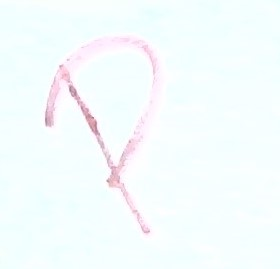
#> input picture img_p.jpg, 280 x 269 px, found by its file name
$ jupyter execute --allow-errors main.ipynb
#> lines starting #> are read from the running program, lines starting #| are printed output that depends on the picture
[cell 1]
from keras.datasets import mnist
import matplotlib.pyplot as plt
import cv2
import numpy as np
from keras.models import Sequential
from keras.layers import Dense, Flatten, Conv2D, MaxPool2D, Dropout
from keras.optimizers import SGD, Adam
from keras.callbacks import ReduceLROnPlateau, EarlyStopping
from keras.utils import to_categorical
import pandas as pd
import numpy as np
from sklearn.model_selection import train_test_split
from keras.utils import np_utils
import matplotlib.pyplot as plt
from tqdm import tqdm_notebook
from sklearn.utils import shuffle

#> (a cell that did not finish here is left out)

#> (a cell that did not finish here is left out)

#> (a cell that did not finish here is left out)

[cell 5]
# Dictionary for getting characters from index values...
word_dict = {0:'A',1:'B',2:'C',3:'D',4:'E',5:'F',6:'G',7:'H',8:'I',9:'J',10:'K',11:'L',12:'M',13:'N',14:'O',15:'P',16:'Q',17:'R',18:'S',19:'T',20:'U',21:'V',22:'W',23:'X', 24:'Y',25:'Z'}

#> (a cell that did not finish here is left out)

#> (a cell that did not finish here is left out)

#> (a cell that did not finish here is left out)

#> (a cell that did not finish here is left out)

#> (a cell that did not finish here is left out)

#> (a cell that did not finish here is left out)

#> (a cell that did not finish here is left out)

[cell 13]
# Displaying some of the test images & their predicted labels...

fig, axes = plt.subplots(3,3, figsize=(8,9))
axes = axes.flatten()

#> (the rest of this cell did not finish here and is left out)

[cell 14]
# Prediction on external image...

img = cv2.imread(r'C:\Users\Priyanshu Chouhan\Downloads\handwritten\img_p.jpg')
#> img is the input picture: shape (269, 280, 3); mean B, G, R 253.6, 252.3, 245.3
img_copy = img.copy()

img = cv2.cvtColor(img, cv2.COLOR_BGR2RGB)
img = cv2.resize(img, (400,440))
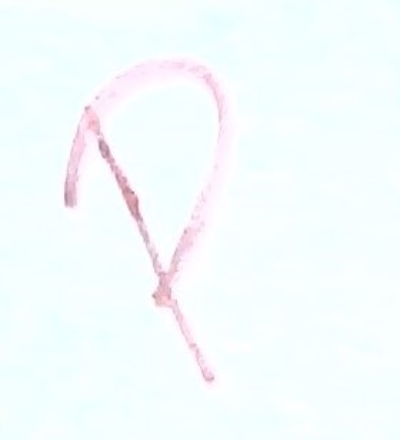
#> img: shape (440, 400, 3); mean R, G, B 245.2, 252.3, 253.6

img_copy = cv2.GaussianBlur(img_copy, (7,7), 0)
img_gray = cv2.cvtColor(img_copy, cv2.COLOR_BGR2GRAY)
_, img_thresh = cv2.threshold(img_gray, 100, 255, cv2.THRESH_BINARY_INV)
#> img_thresh: shape (269, 280); every value is 0

img_final = cv2.resize(img_thresh, (28,28))
#> img_final: shape (28, 28); every value is 0
img_final =np.reshape(img_final, (1,28,28,1))


#> (the rest of this cell did not finish here and is left out)
